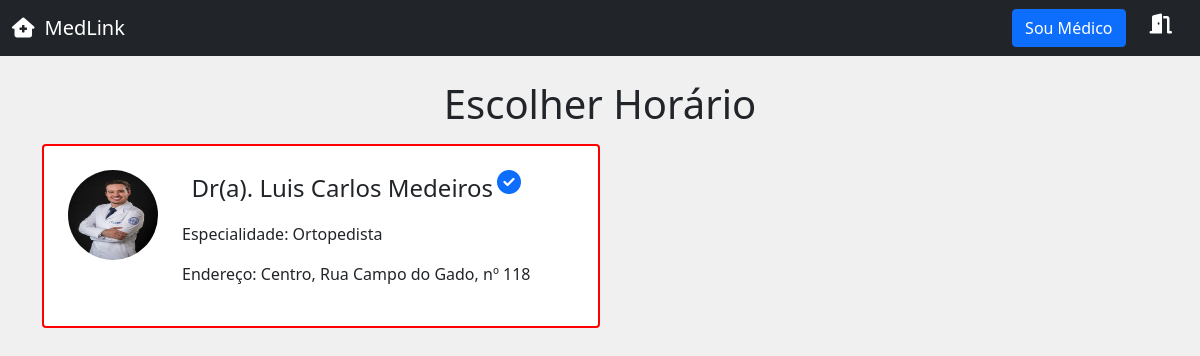
Page /pacientes/escolher_horario/2 (signed in) on the committed database.
### medico/models.py (models this page shows, shortened)
class DadosMedico(models.Model):
    crm = models.CharField(max_length=50)
    nome = models.CharField(max_length=100)
    cep = models.CharField(max_length=15)
    rua = models.CharField(max_length=100)
    bairro = models.CharField(max_length=100)
    numero = models.IntegerField()
    rg = models.ImageField(upload_to='rgs')
    cedula_identidade_medica = models.ImageField(upload_to='cim')
    foto = models.ImageField(upload_to='fotos-perfil')
    descricao = models.TextField()
    valor_consulta = models.FloatField(default=100)
    user = models.ForeignKey(User, on_delete=models.DO_NOTHING)
    especialidade = models.ForeignKey(Especialidade, on_delete=models.DO_NOTHING)

class Especialidade(models.Model):
    especialidade = models.CharField(max_length=100)
    def __str__(self):
        return self.especialidade

### pacientes/views.py (the view)
# urls.py: path('escolher_horario/<int:id_dados_medicos>',views.EscolherHorario, name='escolher_horario'),
@login_required
def EscolherHorario(request,id_dados_medicos):
    if request.method == 'GET':
        medico = DadosMedico.objects.get(id=id_dados_medicos)
        datas_abertas = DatasAbertas.objects.filter(user=medico.user).filter(data__gte=datetime.now()).filter(agendado=False)
        if not datas_abertas:
            messages.add_message(request,constants.WARNING,"Esse médico não pussui horário aberto no momento.")
            return redirect('/pacientes/home')
        return render (request,'escolher_horario.html',{'medico':medico , 'datas_abertas':datas_abertas , 'is_medico':is_medico(request.user)})

### medico/models.py (called while the page is built)
def is_medico(user):
    return DadosMedico.objects.filter(user=user).exists()

### pacientes/templates/escolher_horario.html (shortened to what this page needs)
{% extends 'base.html' %}
{% load static %}
{% block 'head' %}
    <link rel="stylesheet" href="{% static 'usuarios/css/style.css' %}">
    <link rel="stylesheet" href="{% static 'medicos/css/cadastro_medicos.css' %}">
    <link rel="stylesheet" href="{% static 'geral/css/base.css' %}">
    <link rel="stylesheet" href="https://cdnjs.cloudflare.com/ajax/libs/font-awesome/6.5.2/css/all.min.css" />
{% endblock %}
{%block 'body'%}
    {%block 'header'%}
        <nav class="navbar navbar-dark bg-dark">
            <div class="container-fluid">
                <a href="{% url 'home' %}" class="navbar-brand">
                    <i class="fa-solid fa-house-medical"></i>MedLink
                </a>
                <div class="right-navbar d-flex gap-4">
                    <a href=" {% url 'cadastro_medico' %} ">
                        <button class="btn btn-primary" type="submit">Sou Médico</button>
                    </a>
                    <abbr title="Sair">
                        <a class="navbar-brand" href=" {% url 'logout' %} ">
                            <i class="fa-solid fa-door-open"></i>
                        </a>
                    </abbr>
                </div>
            </div>
        </nav>
    {%endblock%}
    <div class="container">
        <div class="title-home mt-4">
            <h1 class="text-black text-center" >Escolher Horário</h1>
        </div>
       <div class="form-control w-50 p-4 card-escolher-horario d-flex gap-4 mt-3">
            <img class="ft-perfil-card " src="{{medico.foto.url}}">
            <div class="content-medico d-flex flex-column ">
                <div class="d-flex gap-1 justify-content-center fs-4">
                    <p>Dr(a). {{medico.nome}}</p>
                    <i class="fa-solid fa-circle-check text-primary"></i>
                </div>
                <p><span class="p-bold" >Especialidade:</span> {{medico.especialidade}}</p>
                <p><span class="p-bold">Endereço:</span> {{medico.bairro}}, {{medico.rua}}, nº {{medico.numero}} </p>
            </div>
       </div>
    </div>
{%endblock%}

### templates/static/usuarios/css/style.css (style rules this page uses)
.navbar-brand { display:flex; align-items: center; gap: 10px; cursor:pointer; }
body { background-color: #f0f0f0; }
.ft-perfil-card { width: 90px; height: 90px; border-radius:45px; }
.card-escolher-horario { width: 200px; border:2px solid red; }

### rows in the picture
DadosMedico: foto (picture), nome "Luis Carlos Medeiros", especialidade "Ortopedista", bairro "Centro", rua "Rua Campo do Gado", numero "118"
